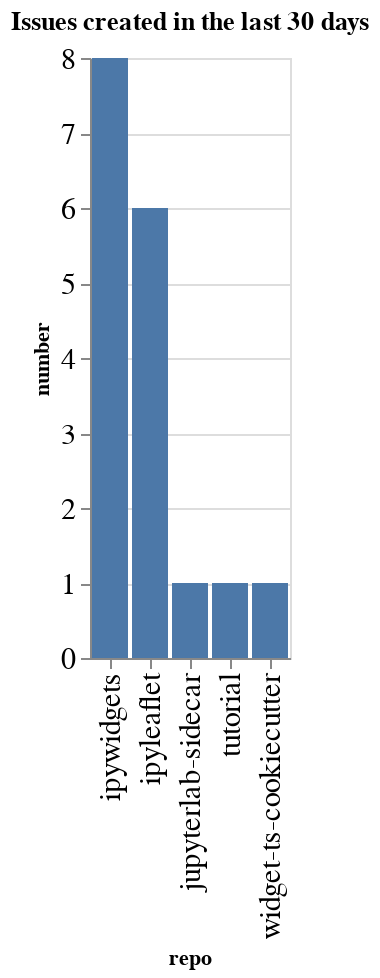

Source (notebook cell):
### Code cell
created_counts = created.groupby(['org', 'repo']).count()['number'].reset_index()
created_counts['org/repo'] = created_counts.apply(lambda a: a['org'] + '/' + a['repo'], axis=1)
sorted_vals = created_counts.sort_values(['org', 'number'], ascending=False)['repo'].values
alt.Chart(data=created_counts, title=f"Issues created in the last {n_days} days").mark_bar().encode(
    x=alt.X('repo', sort=alt.Sort(sorted_vals.tolist())),
    y='number',
)

### Figure 1 — Vega-Lite specification as saved in the notebook (floating-point values rounded to 4 significant figures)
{"config": {"axisLeft": {"labelFontSize": 15}, "axisBottom": {"labelFontSize": 15}}, "data": {"name": "data-90d3a870a7fcceee92319a2966379686"}, "mark": "bar", "encoding": {"x": {"type": "nominal", "field": "repo", "sort": ["ipywidgets", "ipyleaflet", "jupyterlab-sidecar", "tutorial", "widget-ts-cookiecutter"]}, "y": {"type": "quantitative", "field": "number"}}, "title": "Issues created in the last 30 days", "$schema": "https://vega.github.io/schema/vega-lite/v4.0.2.json", "datasets": {"data-90d3a870a7fcceee92319a2966379686": [{"org": "jupyter-widgets", "repo": "ipyleaflet", "number": 6, "org/repo": "jupyter-widgets/ipyleaflet"}, {"org": "jupyter-widgets", "repo": "ipywidgets", "number": 8, "org/repo": "jupyter-widgets/ipywidgets"}, {"org": "jupyter-widgets", "repo": "jupyterlab-sidecar", "number": 1, "org/repo": "jupyter-widgets/jupyterlab-sidecar"}, {"org": "jupyter-widgets", "repo": "tutorial", "number": 1, "org/repo": "jupyter-widgets/tutorial"}, {"org": "jupyter-widgets", "repo": "widget-ts-cookiecutter", "number": 1, "org/repo": "jupyter-widgets/widget-ts-cookiecutter"}]}}
